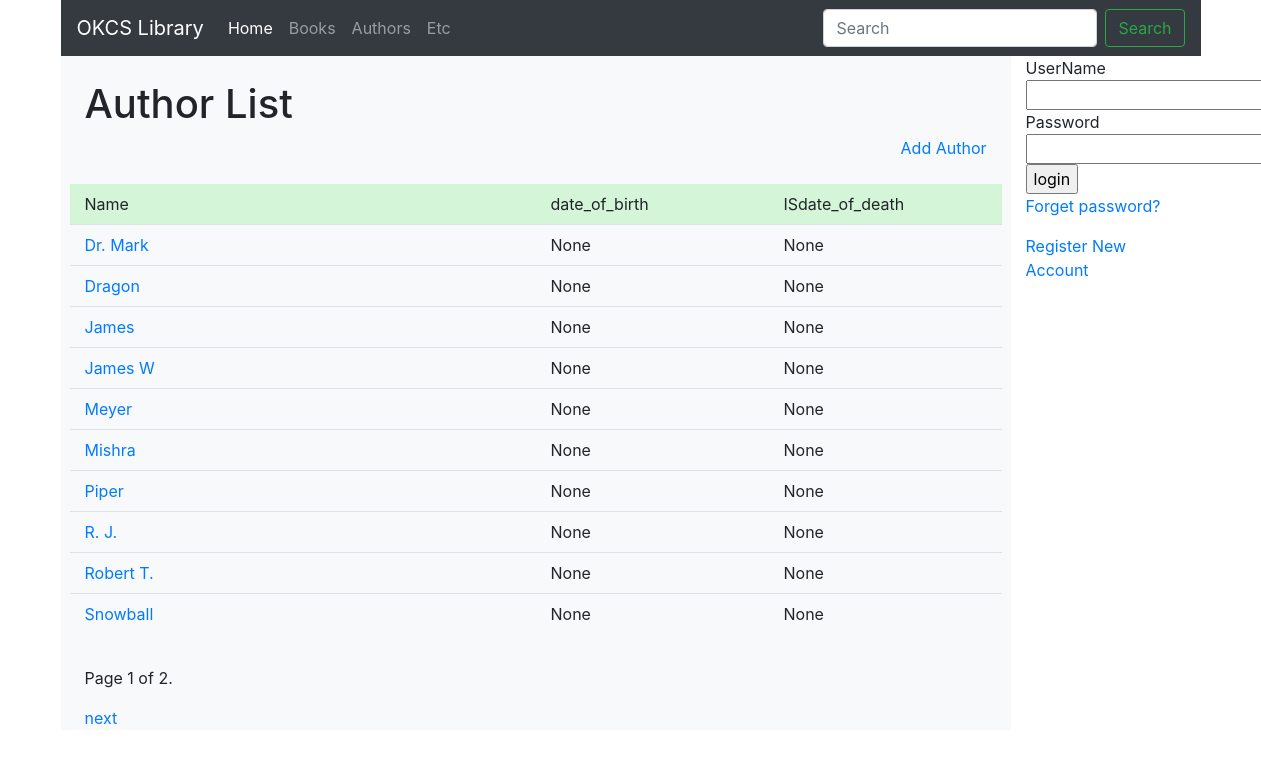
Screenshot of /catalog/authors/ with the database file from the repository.
### catalog/models.py (models this page shows, shortened)
class Author(models.Model):
    first_name = models.CharField(max_length=100)
    last_name = models.CharField(max_length=100)
    date_of_birth = models.DateField(null=True, blank=True)
    date_of_death = models.DateField('Died', null=True, blank=True)
    class Meta:
        ordering = ['last_name', 'first_name']
    def get_absolute_url(self):
        return reverse('author-detail', args=[str(self.id)])

### catalog/views.py (the view)
# urls.py: path('authors/', views.AuthorListView.as_view(), name='authors'),
class AuthorListView(generic.ListView):
    model = Author
    paginate_by = 10

### catalog/templates/catalog/author_list.html
{% extends "base_generic.html" %}
{% block content %}
<div class="px-4 pt-4">
  <h1>Author List</h1>
  <div class="d-flex justify-content-end">
    <a href="{% url 'author_create' %}">Add Author</a>
  </div>
  {% if author_list %}
  <ul class="object-list mt-4 " >
    <li>
      <div class="row list-header py-2">
        <div class="col-6">Name</div>
        <div class="col-3">date_of_birth</div>
        <div class="col-3">ISdate_of_death</div>
      </div>
  </li>
    {% for author in author_list %}
      <li>
          <div class="row py-2 border-top">
            <div class="col-6"><a href="{{ author.get_absolute_url }}">{{ author.last_name }}</a></div>
            <div class="col-3"> {{author.date_of_birth}}</div>
            <div class="col-3"> {{author.date_of_death}}</div>
          </div>
      </li>
    {% endfor %}
  </ul>
  {% else %}
    <p>There are no author in the library.</p>
  {% endif %}
</div>
{% endblock %}

### catalog/static/css/styles.css (style rules this page uses)
.object-list { padding: 0; list-style: none; }
.list-header { background-color: #d4f5d8; }

### rows the page displays
Author: last_name "Dr. Mark", date_of_birth "None", date_of_death "None"
Author: last_name "Dragon", date_of_birth "None", date_of_death "None"
Author: last_name "James", date_of_birth "None", date_of_death "None"
Author: last_name "James W", date_of_birth "None", date_of_death "None"
Author: last_name "Meyer", date_of_birth "None", date_of_death "None"
Author: last_name "Mishra", date_of_birth "None", date_of_death "None"
Author: last_name "Piper", date_of_birth "None", date_of_death "None"
Author: last_name "R. J.", date_of_birth "None", date_of_death "None"
Author: last_name "Robert T.", date_of_birth "None", date_of_death "None"
Author: last_name "Snowball", date_of_birth "None", date_of_death "None"

### other values shown
{{ page_obj.number }} "1"
{{ page_obj.paginator.num_pages }} "2"
